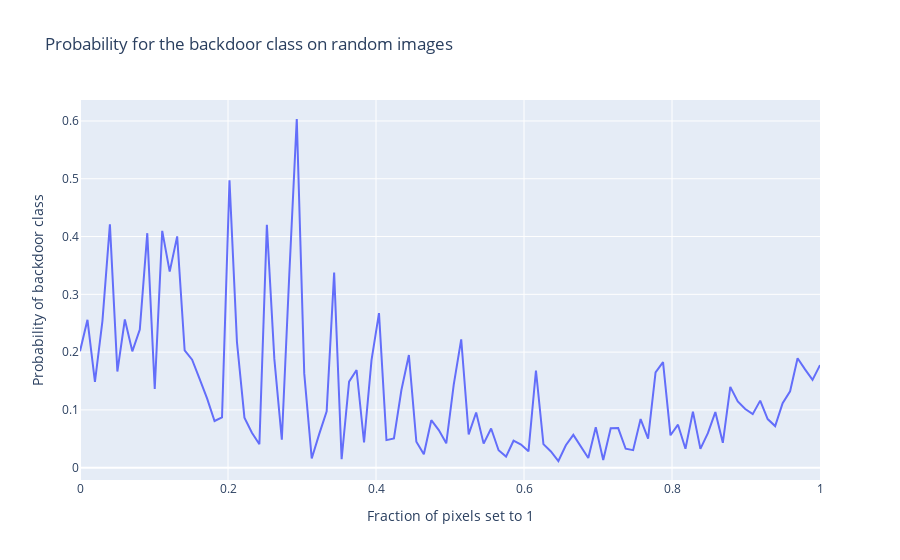

Notebook code for this chart:
### Code cell
n_batch = 100
new_backdoor = (torch.rand(n_batch, 1, 28, 28) > torch.linspace(0, 1, n_batch)[:, None, None, None]).float().to(DEVICE)
                        #   torch.ones_like(backdoor_img).to(DEVICE)
# new_backdoor[:, 3:24, 7:21] = 1

probs_new_backdoor = F.softmax(model(new_backdoor), dim=-1)[:, 2]
# probs_new_backdoor = einops.reduce(probs_new_backdoor, '(b 4) -> b', 'mean')
line(probs_new_backdoor.flip(-1), title='Probability for the backdoor class on random images', x=torch.linspace(0, 1, len(probs_new_backdoor)),
     labels=dict(x='Fraction of pixels set to 1', y='Probability of backdoor class'))
